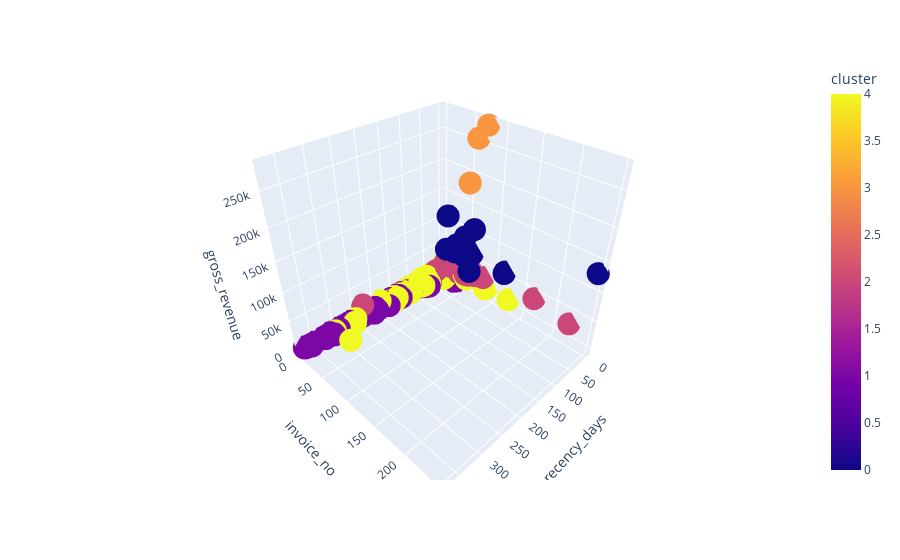

Notebook cell for this chart:
### Markdown cell above
## 9.1. Visualization Inspection

### Code cell
fig = px.scatter_3d( df9, x='recency_days', y='invoice_no', z='gross_revenue', color='cluster' )
fig.show()

### Figure 1 — Plotly figure (JSON) as saved in the notebook; plotly's stock layout.template omitted (floating-point values rounded to 4 significant figures; data arrays with more than 128 entries replaced by an {"elided": "..."} marker saying what was removed)
{"data": [{"hovertemplate": "recency_days=%{x}<br>invoice_no=%{y}<br>gross_revenue=%{z}<br>cluster=%{marker.color}<extra></extra>", "legendgroup": "", "marker": {"color": {"elided": "4372 int values"}, "coloraxis": "coloraxis", "symbol": "circle"}, "mode": "markers", "name": "", "scene": "scene", "showlegend": false, "type": "scatter3d", "x": {"elided": "4372 int values"}, "y": {"elided": "4372 int values"}, "z": {"elided": "4372 float values"}}], "layout": {"coloraxis": {"colorbar": {"title": {"text": "cluster"}}, "colorscale": [[0, "#0d0887"], [0.1111, "#46039f"], [0.2222, "#7201a8"], [0.3333, "#9c179e"], [0.4444, "#bd3786"], [0.5556, "#d8576b"], [0.6667, "#ed7953"], [0.7778, "#fb9f3a"], [0.8889, "#fdca26"], [1, "#f0f921"]]}, "legend": {"tracegroupgap": 0}, "margin": {"t": 60}, "scene": {"domain": {"x": [0, 1], "y": [0, 1]}, "xaxis": {"title": {"text": "recency_days"}}, "yaxis": {"title": {"text": "invoice_no"}}, "zaxis": {"title": {"text": "gross_revenue"}}}}}
